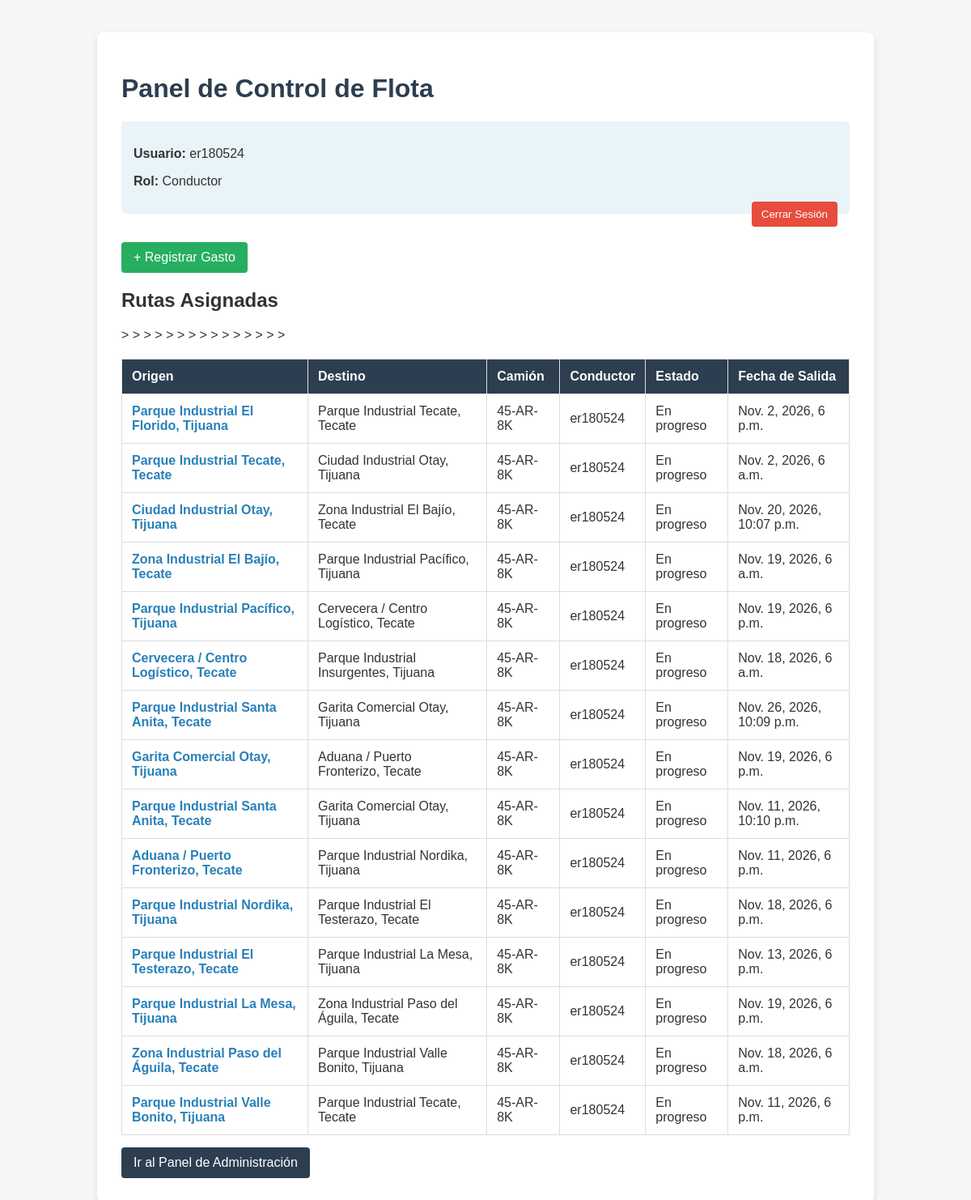
Page /app/ (signed in) on the committed database.
### fcns_logistics/models.py (models this page shows, shortened)
class User(AbstractUser):
    ROLE_CHOICES = [
        ('DRIVER', 'Conductor'),
        ('MANAGER', 'Gestor'),
        ('ADMIN', 'Administrador'),
    ]
    id = models.UUIDField(primary_key=True, default=uuid.uuid4, editable=False)
    role = models.CharField(max_length=20, choices=ROLE_CHOICES, default='DRIVER')
    created_at = models.DateTimeField(auto_now_add=True)

class Route(models.Model):
    STATUS_CHOICES = [
    ('PENDING', 'Pendiente'),
    ('IN_PROGRESS', 'En progreso'),
    ('COMPLETED', 'Completada'),
    ('CANCELLED', 'Cancelada'),
 ]
    id = models.UUIDField(primary_key=True, default=uuid.uuid4, editable=False)
    truck = models.ForeignKey(Truck, on_delete=models.CASCADE, related_name='routes')
    driver = models.ForeignKey(
    User,
    on_delete=models.CASCADE,
    related_name='routes',
    limit_choices_to={'role': 'DRIVER'}
)
    origin = models.CharField(max_length=150)
    destination = models.CharField(max_length=150)
    departure_date = models.DateTimeField()
    arrival_date = models.DateTimeField(null=True, blank=True)
    status = models.CharField(max_length=20, choices=STATUS_CHOICES, default='PENDING')
    created_at = models.DateTimeField(auto_now_add=True)

class Truck(models.Model):
    STATUS_CHOICES = [
        ('ACTIVE', 'Activo'),
        ('MAINTENANCE', 'Mantenimiento'),
        ('INACTIVE', 'Inactivo'),
    ]
    id = models.UUIDField(primary_key=True, default=uuid.uuid4, editable=False)
    license_plate = models.CharField(max_length=20, unique=True)
    brand = models.CharField(max_length=50)
    model = models.CharField(max_length=50)
    year = models.IntegerField()
    status = models.CharField(max_length=20, choices=STATUS_CHOICES, default='ACTIVE')

### fcns_logistics/views.py (the view)
# urls.py: path('', dashboard_view, name='dashboard'),
@login_required
def dashboard_view(request):
    user = request.user
    if user.role == 'DRIVER':
        routes = Route.objects.filter(driver=user)
    else:
        routes = Route.objects.all()
    context = {
        'routes': routes,
        'user': user,
    }
    return render(request, 'fcns_logistics/dashboard.html', context)

### fcns_logistics/templates/fcns_logistics/dashboard.html (shortened to what this page needs)
<!DOCTYPE html>
<html lang="es">
<head>
</head>
<body>
    <div class="container">
        <h1>Panel de Control de Flota</h1>
        <div class="user-info">
            <p><strong>Usuario:</strong> {{ user.username }}</p>
            <p><strong>Rol:</strong> {{ user.get_role_display }}</p>
            <div style="float: right;">
    <form action="{% url 'fcns_logistics:logout' %}" method="post" style="display: inline;">
        <button type="submit" style="background: #e74c3c; color: white; border: none; padding: 8px 12px; border-radius: 4px; cursor: pointer;">Cerrar Sesión</button>
    </form>
</div>
        </div>
        <a href="{% url 'fcns_logistics:add_expense' %}" class="btn" style="background: #27ae60;">+ Registrar Gasto</a>
        <h2>Rutas Asignadas</h2>
        {% if routes %}
            <table>
                <thead>
                    <tr>
                        <th>Origen</th>
                        <th>Destino</th>
                        <th>Camión</th>
                        <th>Conductor</th>
                        <th>Estado</th>
                        <th>Fecha de Salida</th>
                    </tr>
                </thead>
                <tbody>
                    {% for route in routes %}
                    <tr>
                        <td><a href="{% url 'fcns_logistics:route_detail' route.id %}" style="color: #2980b9; text-decoration: none; font-weight: bold;">{{ route.origin }}</a></td>>
                        <td>{{ route.destination }}</td>
                        <td>{{ route.truck.license_plate }}</td>
                        <td>{{ route.driver.username }}</td>
                        <td>{{ route.get_status_display }}</td>
                        <td>{{ route.departure_date }}</td>
                    </tr>
                    {% endfor %}
                </tbody>
            </table>
        {% else %}
            <p>No hay rutas registradas o asignadas actualmente.</p>
        {% endif %}
        {% if user.is_staff %}
            <a href="{% url 'admin:index' %}" class="btn">Ir al Panel de Administración</a>
        {% endif %}
    </div>
</body>
</html>

### fcns_logistics/templates/fcns_logistics/dashboard.html (style rules this page uses)
body { font-family: Arial, sans-serif; margin: 40px; background-color: #f4f7f6; color: #333; }
.container { max-width: 900px; margin: auto; background: white; padding: 30px; border-radius: 8px; box-shadow: 0 4px 8px rgba(0,0,0,0.1); }
h1 { color: #2c3e50; }
.user-info { background: #e8f4f8; padding: 15px; border-radius: 5px; margin-bottom: 20px; }
table { width: 100%; border-collapse: collapse; margin-top: 20px; }
th, td { padding: 12px; border: 1px solid #ddd; text-align: left; }
th { background-color: #2c3e50; color: white; }
a.btn { display: inline-block; padding: 10px 15px; background: #2c3e50; color: white; text-decoration: none; border-radius: 4px; margin-top: 15px; }

### rows in the picture
User: username "er180524", role "Conductor"
Route: origin "Parque Industrial El Florido, Tijuana", destination "Parque Industrial Tecate, Tecate", truck.license_plate "45-AR-8K", driver.username "er180524", status "En progreso", departure_date "Nov. 2, 2026, 6 p.m."
Route: origin "Parque Industrial Tecate, Tecate", destination "Ciudad Industrial Otay, Tijuana", truck.license_plate "45-AR-8K", driver.username "er180524", status "En progreso", departure_date "Nov. 2, 2026, 6 a.m."
Route: origin "Ciudad Industrial Otay, Tijuana", destination "Zona Industrial El Bajío, Tecate", truck.license_plate "45-AR-8K", driver.username "er180524", status "En progreso", departure_date "Nov. 20, 2026, 10:07 p.m."
Route: origin "Zona Industrial El Bajío, Tecate", destination "Parque Industrial Pacífico, Tijuana", truck.license_plate "45-AR-8K", driver.username "er180524", status "En progreso", departure_date "Nov. 19, 2026, 6 a.m."
Route: origin "Parque Industrial Pacífico, Tijuana", destination "Cervecera / Centro Logístico, Tecate", truck.license_plate "45-AR-8K", driver.username "er180524", status "En progreso", departure_date "Nov. 19, 2026, 6 p.m."
Route: origin "Cervecera / Centro Logístico, Tecate", destination "Parque Industrial Insurgentes, Tijuana", truck.license_plate "45-AR-8K", driver.username "er180524", status "En progreso", departure_date "Nov. 18, 2026, 6 a.m."
Route: origin "Parque Industrial Santa Anita, Tecate", destination "Garita Comercial Otay, Tijuana", truck.license_plate "45-AR-8K", driver.username "er180524", status "En progreso", departure_date "Nov. 26, 2026, 10:09 p.m."
Route: origin "Garita Comercial Otay, Tijuana", destination "Aduana / Puerto Fronterizo, Tecate", truck.license_plate "45-AR-8K", driver.username "er180524", status "En progreso", departure_date "Nov. 19, 2026, 6 p.m."
Route: origin "Parque Industrial Santa Anita, Tecate", destination "Garita Comercial Otay, Tijuana", truck.license_plate "45-AR-8K", driver.username "er180524", status "En progreso", departure_date "Nov. 11, 2026, 10:10 p.m."
Route: origin "Aduana / Puerto Fronterizo, Tecate", destination "Parque Industrial Nordika, Tijuana", truck.license_plate "45-AR-8K", driver.username "er180524", status "En progreso", departure_date "Nov. 11, 2026, 6 p.m."
Route: origin "Parque Industrial Nordika, Tijuana", destination "Parque Industrial El Testerazo, Tecate", truck.license_plate "45-AR-8K", driver.username "er180524", status "En progreso", departure_date "Nov. 18, 2026, 6 p.m."
Route: origin "Parque Industrial El Testerazo, Tecate", destination "Parque Industrial La Mesa, Tijuana", truck.license_plate "45-AR-8K", driver.username "er180524", status "En progreso", departure_date "Nov. 13, 2026, 6 p.m."
Route: origin "Parque Industrial La Mesa, Tijuana", destination "Zona Industrial Paso del Águila, Tecate", truck.license_plate "45-AR-8K", driver.username "er180524", status "En progreso", departure_date "Nov. 19, 2026, 6 p.m."
Route: origin "Zona Industrial Paso del Águila, Tecate", destination "Parque Industrial Valle Bonito, Tijuana", truck.license_plate "45-AR-8K", driver.username "er180524", status "En progreso", departure_date "Nov. 18, 2026, 6 a.m."
Route: origin "Parque Industrial Valle Bonito, Tijuana", destination "Parque Industrial Tecate, Tecate", truck.license_plate "45-AR-8K", driver.username "er180524", status "En progreso", departure_date "Nov. 11, 2026, 6 p.m."
